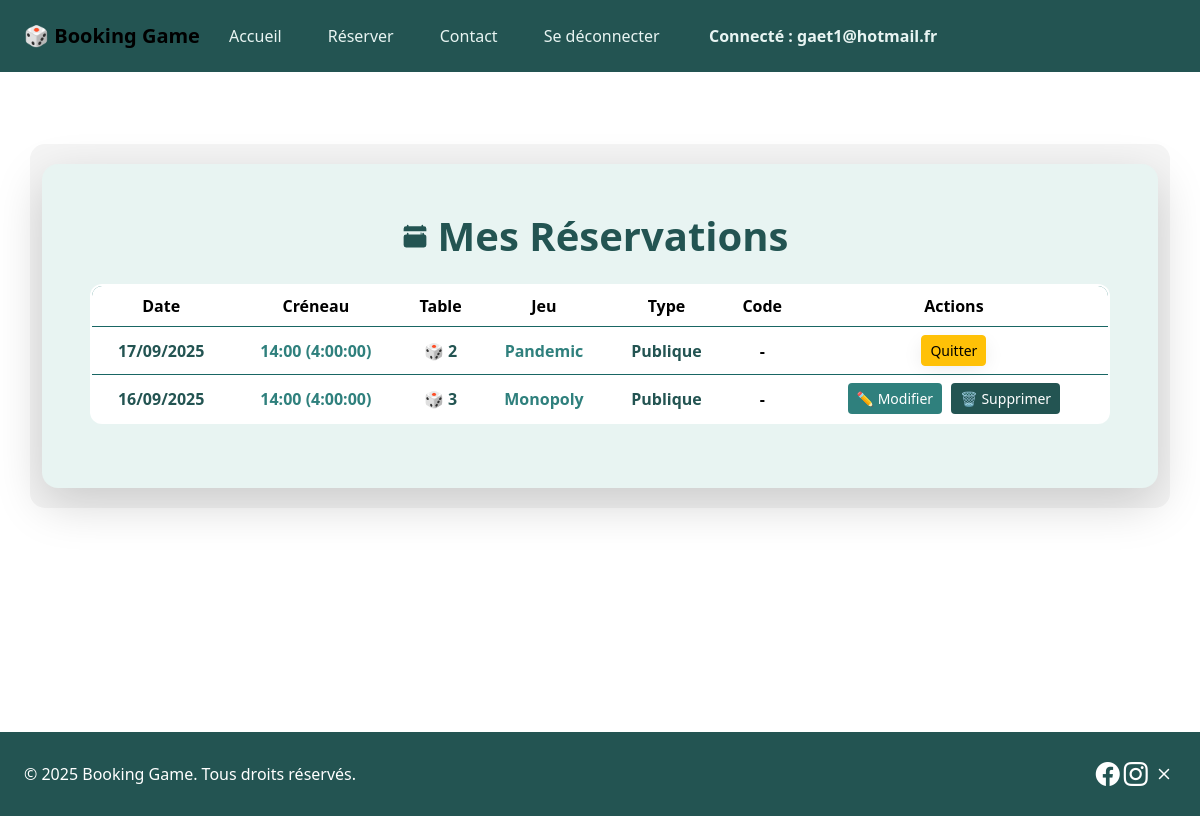
Page /users/my-bookings/ (signed in) on the committed database.
### users_app/models.py (models this page shows, shortened)
class User(AbstractUser):
    username = models.EmailField(unique=True)
    pseudo = models.CharField(max_length=50, unique=True)
    phone = models.CharField(max_length=20, blank=True, null=True)
    favorite_games = models.ManyToManyField("tables_app.Game", blank=True, related_name='fans')

### tables_app/models.py (models this page shows, shortened)
class Booking(models.Model):
    date = models.DateField(default=timezone.now)
    start_time = models.TimeField()
    duration = models.DurationField(help_text="Durée (HH:MM:SS)")
    booking_type = models.CharField(max_length=10, choices=BookingType.choices)
    table = models.ForeignKey("Table", on_delete=models.CASCADE)
    main_customer = models.ForeignKey(settings.AUTH_USER_MODEL, on_delete=models.CASCADE, related_name='bookings')
    code = models.CharField(max_length=10, blank=True, null=True)  # ajout du code
    game = models.ForeignKey("tables_app.Game", on_delete=models.SET_NULL, null=True, blank=True)
    max_players = models.PositiveBigIntegerField(null=True, blank=True)
    participants = models.ManyToManyField(settings.AUTH_USER_MODEL, related_name='joined_bookings', blank=True)
    custom_game = models.CharField(max_length=100, blank=True, null=True)

class Table(models.Model):
    number_table = models.IntegerField(unique=True)
    capacity_table = models.IntegerField(default=12)
    state_table = models.CharField(max_length=10, choices=TableEtat.choices, default=TableEtat.LIBRE)
    game_table = models.ForeignKey("Game", null=True, blank=True, on_delete=models.SET_NULL)
    code_table = models.CharField(max_length=20, null=True, blank=True)
    customer_table = models.ManyToManyField(settings.AUTH_USER_MODEL,
                                            blank=True,
                                            related_name='joined_tables')

class Game(models.Model):
    name_game = models.CharField(max_length=100)
    category_game = models.CharField(max_length=50)
    duration_game = models.CharField(max_length=50, null=True, blank=True)
    nb_player_min_game = models.IntegerField(null=True, blank=True)
    nb_player_max_game = models.IntegerField(null=True, blank=True)
    stock_game = models.IntegerField(default=0)
    availability_game = models.BooleanField(default=True)
    presentation = models.TextField(null=True, blank=True)
    image_url = models.URLField(max_length=500, null=True, blank=True)

### users_app/views.py (the view)
# urls.py: path("my-bookings/", views.my_bookings, name="my_bookings"),
@login_required
def my_bookings(request):
    bookings = Booking.objects.filter(
        Q(main_customer=request.user) | Q(participants=request.user)
    ).select_related('table').order_by('-date', 'start_time')
    return render(request, "users_app/my_bookings.html", {"bookings": bookings})

### users_app/templates/users_app/my_bookings.html (shortened to what this page needs)
{% extends "base.html" %}
{% load static %}
{% block content %}
<div class="container my-5">
    <div class="card shadow-lg border-0 rounded-4" style="background-color: #E8F4F2;">
        <div class="card-body p-5">
            <h1 class="mb-4 text-center fw-bold"
                style="color:#235452; display:flex; justify-content:center; align-items:center; gap:10px;">
                Mes Réservations
            </h1>
            {% if bookings %}
                <div class="table-responsive">
                    <table class="table table-hover align-middle text-center" style="background-color: #ffffff;">
                        <thead style="background-color: #2F807D; color: #ffffff;">
                            <tr>
                                <th>Date</th>
                                <th>Créneau</th>
                                <th>Table</th>
                                <th>Jeu</th>
                                <th>Type</th>
                                <th>Code</th>
                                <th>Actions</th>
                            </tr>
                        </thead>
                        <tbody>
                            {% for booking in bookings %}
                                <tr>
                                    <td class="fw-semibold" style="color:#235452;">
                                        {{ booking.date|date:"d/m/Y" }}
                                    </td>
                                    <td style="color:#2F807D;">
                                        {{ booking.start_time|time:"H:i" }} ({{ booking.duration }})
                                    </td>
                                    <td style="color:#235452;">
                                        🎲 {{ booking.table.number_table }}
                                    </td>
                                    <td style="color:#2F807D;">
                                        {% if booking.game %}
                                            {{ booking.game.name_game }}
                                        {% elif booking.custom_game %}
                                            {{ booking.custom_game }}
                                        {% else %}
                                            -
                                        {% endif %}
                                    </td>
                                    <td style="color:#235452;">
                                        {{ booking.booking_type|title }}
                                    </td>
                                    <td>
                                        {% if booking.code %}
                                            <span class="badge" style="background-color: #2F807D; color: #ffffff;">
                                                {{ booking.code }}
                                            </span>
                                        {% else %}
                                            -
                                        {% endif %}
                                    </td>
                                    <td>
                                        {% if booking.main_customer == user %}
                                        <a href="{% url 'users_app:edit_booking' booking.id %}"
                                           class="btn btn-sm"
                                           style="background-color: #2F807D; color: #ffffff; margin-right:5px;">
                                            ✏️ Modifier
                                        </a>
                                        <a href="{% url 'users_app:delete_booking' booking.id %}"
                                           class="btn btn-sm"
                                           style="background-color: #235452; color: #ffffff;"
                                           onclick="return confirm('Supprimer cette réservation ?');">
                                            🗑️ Supprimer
                                        </a>
                                        {% elif user in booking.participants.all %}
                                        <form action="{% url 'users_app:leave_public_booking' booking.id %}" method="post" style="display:inline; margin: 0px ; padding:0px">
                                            <button type="submit" class="btn btn-sm btn-warning"
                                                    onclick="return confirm('Voulez-vous vraiment quitter cette table ?');">
                                                Quitter
                                            </button>
                                        </form>
                                        {% else %}
                                        -
                                        {% endif %}
                                    </td>
                                </tr>
                            {% endfor %}
                        </tbody>
                    </table>
                </div>
            {% else %}
                <p class="text-center text-muted fs-5 mt-3">
                    Vous n'avez aucune réservation pour le moment.
                </p>
            {% endif %}
        </div>
    </div>
</div>
{% endblock %}

### tables_app/templates/base.html (shortened to what this page needs)
<!DOCTYPE html>
<html lang="fr">
<head>
    {% load static %}
    <link rel="stylesheet" href="{% static 'css/style.css' %}?v=3">
    <link href="https://cdn.jsdelivr.net/npm/bootstrap@5.3.2/dist/css/bootstrap.min.css" rel="stylesheet">
    <link rel="stylesheet" href="https://cdnjs.cloudflare.com/ajax/libs/font-awesome/6.4.0/css/all.min.css">
    <link rel="stylesheet" href="https://cdn.jsdelivr.net/npm/bootstrap-icons@1.10.5/font/bootstrap-icons.css">
</head>
<body>
<nav class="navbar navbar-expand-lg custom-nav py-3 w-100">
    <div class="container-fluid px-4">
        <a class="navbar-brand fw-bold" href="{% url 'tables_app:home' %}">🎲 Booking Game</a>
       <div class="collapse navbar-collapse" id="navbarNav">
    <ul class="navbar-nav me-auto ">
        {% if user.is_authenticated %}
            <li class="nav-item"><a class="nav-link" href="{% url 'tables_app:home' %}">Accueil</a></li>
            <li class="nav-item"><a class="nav-link" href="{% url 'tables_app:calendar' %}">Réserver</a></li>
            <li class="nav-item"><a class="nav-link" href="{% url 'contact_app:contact' %}">Contact</a></li>
            <li class="nav-item"><a class="nav-link" href="{% url 'users_app:logout' %}">Se déconnecter</a></li>
        {% else %}
            <li class="nav-item"><a class="nav-link" href="{% url 'users_app:login' %}">Connexion</a></li>
            <li class="nav-item"><a class="nav-link" href="{% url 'users_app:register' %}">Inscription</a></li>
            <li class="nav-item"><a class="nav-link" href="{% url 'tables_app:games' %}">Nos jeux disponibles</a></li>
        {% endif %}
    </ul>
   {% if user.is_authenticated %}
    <ul class="navbar-nav ms-auto">
        <li class="nav-item">
            <span class="nav-link fw-bold">Connecté : {{ user.username }}</span>
        </li>
    </ul>
{% endif %}
</div>
    </div>
</nav>
<main class="py-4">
    {% block content %}{% endblock %}
</main>
<footer class="footer w-100 py-4 px-4 d-flex justify-content-between align-items-center flex-wrap">
    <p class="mb-2 mb-md-0">&copy; 2025 Booking Game. Tous droits réservés.</p>
    <div class="social-icons">
        <a href="#" target="_blank"><i class="bi bi-facebook"></i></a>
        <a href="#" target="_blank"><i class="bi bi-instagram"></i></a>
        <a href="#" target="_blank"><i class="bi bi-x"></i></a>
    </div>
</footer>
</body>
</html>

### tables_app/static/css/style.css (style rules this page uses)
body { font-family: 'Poppins', sans-serif; background-color: #fff7f8; color: #333; margin: 0; padding: 0; }
a { text-decoration: none; }
.container { background-color: #f5f5f5; padding: 40px 20px; border-radius: 15px; }
h1 { font-weight: bold; font-size: 2rem; margin-bottom: 30px; color: #2F807D; }
.card { border-radius: 15px; overflow: hidden; transition: transform 0.3s ease, box-shadow 0.3s ease; }
a { text-decoration: none; transition: color 0.3s ease; }
.container { max-width: 1000px; margin: 50px auto; padding: 20px; font-family: 'Segoe UI', Tahoma, Geneva, Verdana, sans-serif; }
h1 { text-align: center; color: #2F807D; font-size: 2rem; margin-bottom: 30px; font-weight: bold; }
form { max-width: 700px; margin: 50px auto; padding: 30px 25px; background-color: #E8F4F2; border-radius: 15px; box-shadow: 0 6px 20px rgba(0,0,0,0.1); }
h1 { color: #2F807D; font-weight: bold; text-align: center; margin-bottom: 30px; }
.btn { border-radius: 10px; font-weight: bold; padding: 10px 20px; transition: transform 0.2s, background-color 0.3s; }
.table { border: 2px solid #2F807D; border-radius: 12px; overflow: hidden; }
.table th, .table td { border-color: #196664; color: #fff; font-weight: 600; }
.custom-nav { background-color: #235452 !important; width: 100% !important; padding: 10; margin: 0; }
.custom-nav .navbar-nav { width: 100%; justify-content: flex-start; gap: 20px; }
.custom-nav .nav-link { font-weight: 500; color: #E8F4F2 !important; padding: 0.5rem 1rem; margin: 0 5px; }
.footer { background-color: #235452 !important; color: #fff; width: 100%; padding: 30px 20px; display: flex; justify-content: space-between; align-items: center; flex-wrap: wrap; box-sizing: border-box; }
.footer p { margin: 0; font-size: 1rem; }
.social-icons a { color: #fff; font-size: 1.5rem; transition: transform 0.3s, color 0.3s; }
body, html { margin: 0; padding: 0; width: 100%; }
main { min-height: calc(100vh - 140px); padding: 20px; }

### rows in the picture
User: username "gaet1@hotmail.fr"
Booking: date "17/09/2025", start_time "14:00", duration "4:00:00", table.number_table "2", game.name_game "Pandemic", booking_type "Publique", shows "Quitter"
Booking: date "16/09/2025", start_time "14:00", duration "4:00:00", table.number_table "3", game.name_game "Monopoly", booking_type "Publique", shows "✏️ Modifier"
